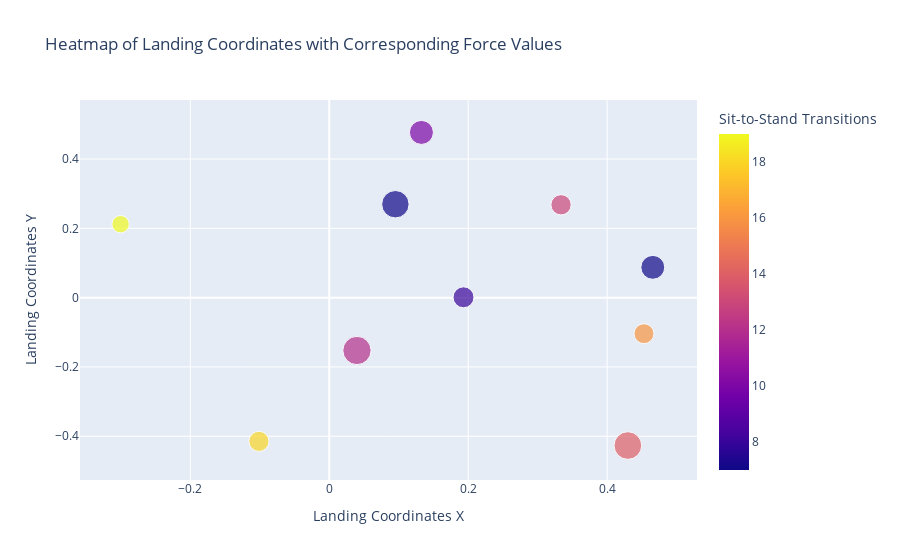

The notebook cell this image was saved under:
### Code cell
# Visualization: Heatmap of Landing Coordinates with Corresponding Force Values using Plotly

import plotly.express as px

# Create a heatmap of landing coordinates with corresponding force values
fig_heatmap = px.scatter(dataset, x='Landing_Coordinates_X', y='Landing_Coordinates_Y',
                         size='Landing_Forces_Kg', color='Sit_Stand_Transitions_30s',
                         title='Heatmap of Landing Coordinates with Corresponding Force Values',
                         labels={'Landing_Coordinates_X': 'Landing Coordinates X',
                                 'Landing_Coordinates_Y': 'Landing Coordinates Y',
                                 'Landing_Forces_Kg': 'Landing Forces (Kg)',
                                 'Sit_Stand_Transitions_30s': 'Sit-to-Stand Transitions'})

# Show heatmap
fig_heatmap.show()

### Figure 1 — Plotly figure (JSON) as saved in the notebook; plotly's stock layout.template omitted (floating-point values rounded to 4 significant figures)
{"data": [{"hovertemplate": "Landing Coordinates X=%{x}<br>Landing Coordinates Y=%{y}<br>Landing Forces (Kg)=%{marker.size}<br>Sit-to-Stand Transitions=%{marker.color}<extra></extra>", "legendgroup": "", "marker": {"color": [18, 14, 8, 12, 7, 10, 19, 13, 16, 7], "coloraxis": "coloraxis", "size": [120.9, 228.1, 130.9, 238.7, 170.4, 172.0, 90.33, 123.0, 118.1, 224.5], "sizemode": "area", "sizeref": 0.5967, "symbol": "circle"}, "mode": "markers", "name": "", "orientation": "v", "showlegend": false, "type": "scatter", "x": [-0.1012, 0.4298, 0.1933, 0.0399, 0.4657, 0.1327, -0.3004, 0.3337, 0.453, 0.09521], "xaxis": "x", "y": [-0.4147, -0.4268, 0.001033, -0.1525, 0.08748, 0.4768, 0.212, 0.268, -0.1039, 0.2696], "yaxis": "y"}], "layout": {"coloraxis": {"colorbar": {"title": {"text": "Sit-to-Stand Transitions"}}, "colorscale": [[0, "#0d0887"], [0.1111, "#46039f"], [0.2222, "#7201a8"], [0.3333, "#9c179e"], [0.4444, "#bd3786"], [0.5556, "#d8576b"], [0.6667, "#ed7953"], [0.7778, "#fb9f3a"], [0.8889, "#fdca26"], [1, "#f0f921"]]}, "legend": {"itemsizing": "constant", "tracegroupgap": 0}, "title": {"text": "Heatmap of Landing Coordinates with Corresponding Force Values"}, "xaxis": {"anchor": "y", "domain": [0, 1], "title": {"text": "Landing Coordinates X"}}, "yaxis": {"anchor": "x", "domain": [0, 1], "title": {"text": "Landing Coordinates Y"}}}}
